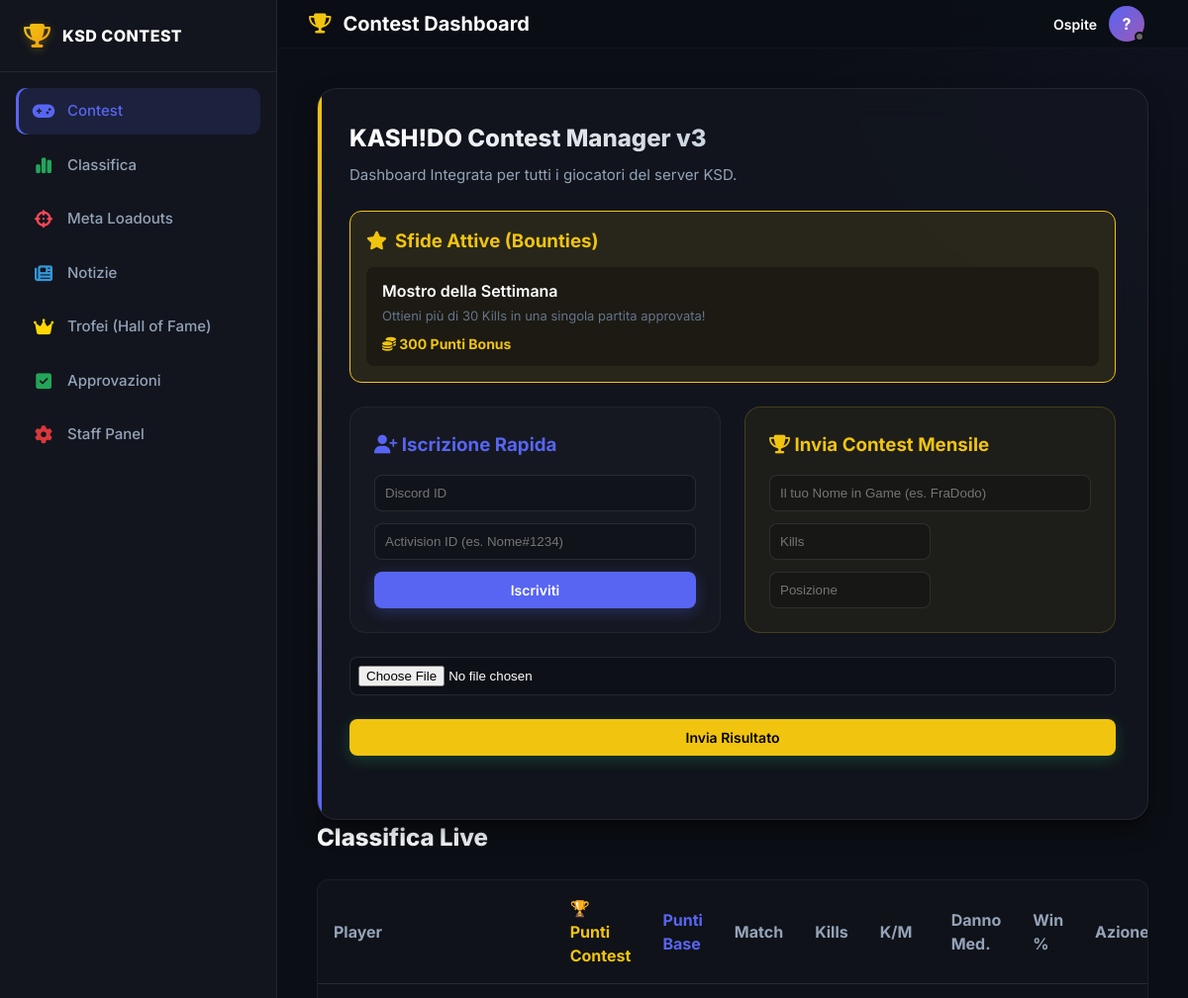
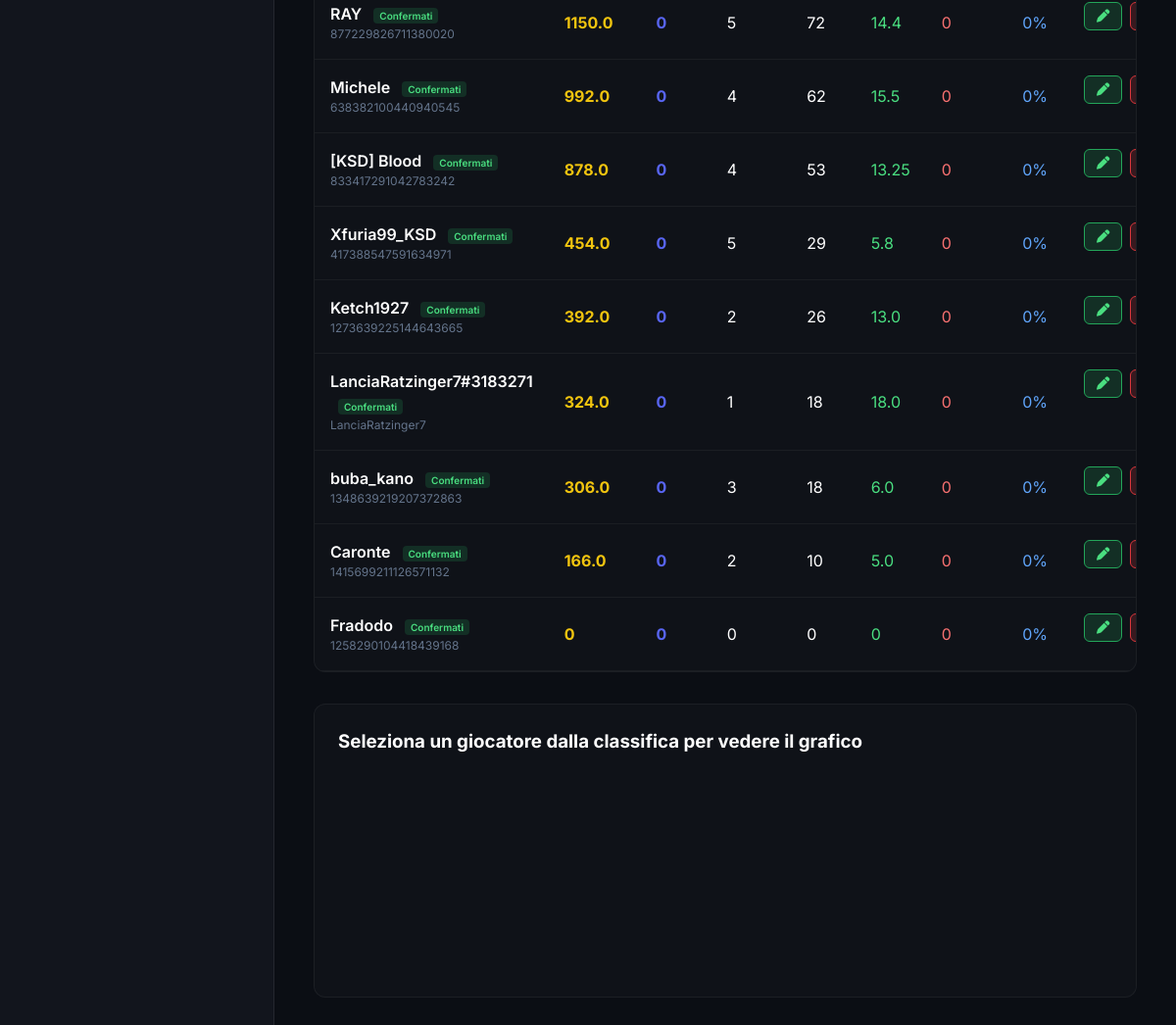
The page / on the database its author committed (2 pictures, top to bottom).
### tables this page shows
CREATE TABLE bounties (
            id INTEGER PRIMARY KEY AUTOINCREMENT,
            title TEXT,
            description TEXT,
            reward_points INTEGER,
            active INTEGER DEFAULT 1
        );

CREATE TABLE players (
            discord_id TEXT PRIMARY KEY,
            activision_id TEXT NOT NULL,
            points INTEGER DEFAULT 0,
            matches_played INTEGER DEFAULT 0,
            total_kills INTEGER DEFAULT 0,
            total_damage INTEGER DEFAULT 0,
            wins INTEGER DEFAULT 0
        , contest_points REAL DEFAULT 0);

### web/app.py (the view)
@app.get("/", response_class=HTMLResponse)
async def read_root(request: Request, error: str = None, success: str = None):
    players = database.get_all_players()
    for p in players:
        mp = p.get('matches_played', 0)
        p['kd_ratio'] = round(p.get('total_kills', 0) / mp, 2) if mp > 0 else 0
        p['avg_damage'] = round(p.get('total_damage', 0) / mp) if mp > 0 else 0
        p['win_rate'] = f"{round((p.get('wins', 0) / mp) * 100)}%" if mp > 0 else "0%"
    bounties = database.get_active_bounties()
    return templates.TemplateResponse(request=request, name="index.html", context={"players": players, "bounties": bounties, "error": error, "success": success})

### web/templates/index.html (shortened to what this page needs)
<!DOCTYPE html>
<html lang="it">
<head>
  <link rel="stylesheet" href="https://cdnjs.cloudflare.com/ajax/libs/font-awesome/6.4.0/css/all.min.css">
  <link rel="stylesheet" href="/static/style.css">
</head>
<body>
  <div id="app">
    <nav class="sidebar">
      <div class="sidebar-header">
        <i class="fa-solid fa-trophy brand-icon"></i>
        <span class="brand-text">KSD CONTEST</span>
      </div>
      <div class="sidebar-menu">
        <a href="#sec-contest" class="menu-item active">
          <i class="fa-solid fa-gamepad menu-icon"></i>
          <span>Contest</span>
        </a>
        <a href="#sec-classifica" class="menu-item" id="navClassifica">
          <i class="fa-solid fa-chart-simple menu-icon" style="color: var(--accent-green)"></i>
          <span>Classifica</span>
        </a>
        <a href="/loadouts" class="menu-item">
          <i class="fa-solid fa-crosshairs menu-icon" style="color: #ff4757"></i>
          <span>Meta Loadouts</span>
        </a>
        <a href="/news" class="menu-item">
          <i class="fa-solid fa-newspaper menu-icon" style="color: #3498db"></i>
          <span>Notizie</span>
        </a>
        <a href="/trofei" class="menu-item">
          <i class="fa-solid fa-crown menu-icon" style="color: #ffd700"></i>
          <span>Trofei (Hall of Fame)</span>
        </a>
        <a href="/admin" class="menu-item">
          <i class="fa-solid fa-square-check menu-icon" style="color: var(--accent-green)"></i>
          <span>Approvazioni</span>
        </a>
        <a href="/admin" class="menu-item">
          <i class="fa-solid fa-gear menu-icon" style="color: var(--accent-red)"></i>
          <span>Staff Panel</span>
        </a>
      </div>
    </nav>
    <main class="main-content">
      <header class="top-bar">
        <div class="page-title">
          <i class="fa-solid fa-trophy"></i>
          <span>Contest Dashboard</span>
        </div>
        <div class="user-profile">
          <span id="userNameDisplay" style="font-weight: 600; font-size: 14px;">Ospite</span>
          <div class="avatar" id="userAvatar">
            ?
            <div class="status-indicator" style="background-color: #666"></div>
          </div>
        </div>
      </header>
      <div class="content-wrapper">
        <div class="contest-card">
          <div class="card-header" id="sec-contest">
            <h1 class="card-title">KASH!DO Contest Manager v3</h1>
            <p class="card-subtitle">Dashboard Integrata per tutti i giocatori del server KSD.</p>
          </div>
          {% if bounties %}
          <div style="background: rgba(241, 196, 15, 0.1); border: 1px solid var(--accent-gold); padding: 16px; border-radius: 12px; margin-bottom: 24px;">
            <h3 style="color: var(--accent-gold); margin-bottom: 12px; display: flex; align-items: center; gap: 8px;">
              <i class="fa-solid fa-star"></i> Sfide Attive (Bounties)
            </h3>
            <div style="display: flex; gap: 16px; flex-wrap: wrap;">
              {% for b in bounties %}
              <div style="background: rgba(0,0,0,0.3); padding: 12px 16px; border-radius: 8px; flex: 1; min-width: 250px;">
                <div style="font-weight: 600; color: white; margin-bottom: 4px;">{{ b.title }}</div>
                <div style="font-size: 13px; color: var(--text-muted); margin-bottom: 8px;">{{ b.description }}</div>
                <div style="color: var(--accent-gold); font-weight: bold; font-size: 14px;"><i class="fa-solid fa-coins"></i> {{ b.reward_points }} Punti Bonus</div>
              </div>
              {% endfor %}
            </div>
          </div>
          {% endif %}
          <div style="display: flex; gap: 24px; flex-wrap: wrap; margin-bottom: 32px;">
            <div style="flex: 1; min-width: 300px; background: rgba(255,255,255,0.02); padding: 24px; border-radius: 16px; border: 1px solid rgba(255,255,255,0.05);">
              <h3 style="color: var(--accent-blue); margin-bottom: 16px;"><i class="fa-solid fa-user-plus"></i> Iscrizione Rapida</h3>
              <form action="/register" method="POST" style="display: flex; flex-direction: column; gap: 12px;">
                <input type="text" name="discord_id" required placeholder="Discord ID" style="background: rgba(0,0,0,0.2); border: 1px solid rgba(255,255,255,0.1); padding: 10px; border-radius: 8px; color: white; width: 100%;">
                <input type="text" name="activision_id" required placeholder="Activision ID (es. Nome#1234)" style="background: rgba(0,0,0,0.2); border: 1px solid rgba(255,255,255,0.1); padding: 10px; border-radius: 8px; color: white; width: 100%;">
                <button type="submit" class="btn btn-secondary" style="width: 100%; justify-content: center;">Iscriviti</button>
              </form>
            </div>
            <div style="flex: 1; min-width: 300px; background: rgba(241, 196, 15, 0.05); padding: 24px; border-radius: 16px; border: 1px solid rgba(241, 196, 15, 0.2);" id="sec-invia">
              <h3 style="color: var(--accent-gold); margin-bottom: 16px;"><i class="fa-solid fa-trophy"></i> Invia Contest Mensile</h3>
              <form action="/upload_contest" method="POST" enctype="multipart/form-data" style="display: flex; flex-direction: column; gap: 12px;">
                <input list="registered_players" id="player_name_input" name="player_name" required placeholder="Il tuo Nome in Game (es. FraDodo)" style="background: rgba(0,0,0,0.2); border: 1px solid rgba(255,255,255,0.1); padding: 10px; border-radius: 8px; color: white; width: 100%;">
                  <input type="number" name="kills" required placeholder="Kills" style="background: rgba(0,0,0,0.2); border: 1px solid rgba(255,255,255,0.1); padding: 10px; border-radius: 8px; color: white; width: 50%;">
                  <input type="number" name="posizione" required placeholder="Posizione" style="background: rgba(0,0,0,0.2); border: 1px solid rgba(255,255,255,0.1); padding: 10px; border-radius: 8px; color: white; width: 50%;">
                </div>
                <input type="file" name="screenshot" accept="image/*" required style="background: rgba(0,0,0,0.2); border: 1px solid rgba(255,255,255,0.1); padding: 8px; border-radius: 8px; color: white; width: 100%;">
                <button type="submit" class="btn btn-primary" style="width: 100%; justify-content: center; background-color: var(--accent-gold); color: black;">Invia Risultato</button>
            </div>
          </div>
          <div class="card-header" id="sec-classifica">
            <h1 class="card-title">Classifica Live</h1>
          </div>
          <div style="overflow-x: auto; margin-bottom: 32px; background: rgba(255,255,255,0.02); border-radius: 12px; border: 1px solid rgba(255,255,255,0.05);">
            <table style="width: 100%; border-collapse: collapse; text-align: left;">
              <thead>
                <tr style="border-bottom: 1px solid rgba(255,255,255,0.1);">
                  <th style="padding: 16px; color: var(--text-secondary);">Player</th>
                  <th style="padding: 16px; color: var(--accent-gold);">🏆 Punti Contest</th>
                  <th style="padding: 16px; color: var(--accent-blue);">Punti Base</th>
                  <th style="padding: 16px; color: var(--text-secondary);">Match</th>
                  <th style="padding: 16px; color: var(--text-secondary);">Kills</th>
                  <th style="padding: 16px; color: var(--text-secondary);">K/M</th>
                  <th style="padding: 16px; color: var(--text-secondary);">Danno Med.</th>
                  <th style="padding: 16px; color: var(--text-secondary);">Win %</th>
                  <th style="padding: 16px; color: var(--text-secondary);">Azione</th>
                </tr>
              </thead>
              <tbody>
                {% for p in players %}
                <tr style="border-bottom: 1px solid rgba(255,255,255,0.05); transition: 0.2s; cursor: pointer;" onclick="loadPlayerChart('{{ p.discord_id }}', '{{ p.activision_id }}')">
                  <td style="padding: 16px;">
                    <div style="font-weight: 600; color: white;">
                      {{ p.activision_id }}
                      {% if p.has_pending %}
                        <span style="font-size: 10px; background: rgba(241, 196, 15, 0.2); color: var(--accent-gold); padding: 2px 6px; border-radius: 4px; margin-left: 8px;">Da confermare</span>
                      {% else %}
                        <span style="font-size: 10px; background: rgba(35, 165, 89, 0.2); color: #4ade80; padding: 2px 6px; border-radius: 4px; margin-left: 8px;">Confermati</span>
                      {% endif %}
                    </div>
                    <div style="font-size: 12px; color: var(--text-muted);">{{ p.discord_id }}</div>
                  </td>
                  <td style="padding: 16px; font-weight: bold; color: var(--accent-gold);">{{ p.contest_points or 0 }}</td>
                  <td style="padding: 16px; font-weight: bold; color: var(--accent-blue);">{{ p.points }}</td>
                  <td style="padding: 16px;">{{ p.matches_played }}</td>
                  <td style="padding: 16px;">{{ p.total_kills }}</td>
                  <td style="padding: 16px; color: #4ade80;">{{ p.kd_ratio }}</td>
                  <td style="padding: 16px; color: #f87171;">{{ p.avg_damage }}</td>
                  <td style="padding: 16px; color: #60a5fa;">{{ p.win_rate }}</td>
                  <td style="padding: 16px; display: flex; gap: 8px; justify-content: flex-start;" onclick="event.stopPropagation()">
                    <button onclick="promptEditPlayer('{{ p.discord_id }}', '{{ p.activision_id }}')" style="background: rgba(35, 165, 89, 0.2); border: 1px solid var(--accent-green); color: #4ade80; padding: 6px 12px; border-radius: 6px; cursor: pointer; transition: 0.2s;">
                      <i class="fa-solid fa-pen"></i>
                    </button>
                    <button onclick="promptDeletePlayer('{{ p.discord_id }}', '{{ p.activision_id }}')" style="background: rgba(218, 55, 60, 0.2); border: 1px solid var(--accent-red); color: #FA777C; padding: 6px 12px; border-radius: 6px; cursor: pointer; transition: 0.2s;">
                    </button>
                  </td>
                </tr>
                {% else %}
                <tr>
                  <td colspan="5" style="padding: 24px; text-align: center; color: var(--text-muted);">Nessun giocatore registrato.</td>
                </tr>
                {% endfor %}
              </tbody>
            </table>
          </div>
      <div class="chart-container" id="sec-stats" style="margin-top: 32px; padding: 24px; background: rgba(255,255,255,0.02); border-radius: 12px; border: 1px solid rgba(255,255,255,0.05);">
        <h3 style="color: white; margin-bottom: 16px;" id="chartTitle">Seleziona un giocatore dalla classifica per vedere il grafico</h3>
      </div>
    </div>
  </div>
</body>
</html>

### rows shown on the page
bounties: title "Mostro della Settimana", description "Ottieni più di 30 Kills in una singola partita approvata!", reward_points "300"
players: activision_id "RAY", discord_id "877229826711380020", contest_points "1150.0", points "0", matches_played "5", total_kills "72", kd_ratio "14.4", avg_damage "0", win_rate "0%"
players: activision_id "Michele", discord_id "638382100440940545", contest_points "992.0", points "0", matches_played "4", total_kills "62", kd_ratio "15.5", avg_damage "0", win_rate "0%"
players: activision_id "[KSD] Blood", discord_id "833417291042783242", contest_points "878.0", points "0", matches_played "4", total_kills "53", kd_ratio "13.25", avg_damage "0", win_rate "0%"
players: activision_id "Xfuria99_KSD", discord_id "417388547591634971", contest_points "454.0", points "0", matches_played "5", total_kills "29", kd_ratio "5.8", avg_damage "0", win_rate "0%"
players: activision_id "Ketch1927", discord_id "1273639225144643665", contest_points "392.0", points "0", matches_played "2", total_kills "26", kd_ratio "13.0", avg_damage "0", win_rate "0%"
players: activision_id "LanciaRatzinger7#3183271", discord_id "LanciaRatzinger7", contest_points "324.0", points "0", matches_played "1", total_kills "18", kd_ratio "18.0", avg_damage "0", win_rate "0%"
players: activision_id "buba_kano", discord_id "1348639219207372863", contest_points "306.0", points "0", matches_played "3", total_kills "18", kd_ratio "6.0", avg_damage "0", win_rate "0%"
players: activision_id "Caronte", discord_id "1415699211126571132", contest_points "166.0", points "0", matches_played "2", total_kills "10", kd_ratio "5.0", avg_damage "0", win_rate "0%"
players: activision_id "Fradodo", discord_id "1258290104418439168", contest_points "0", points "0", matches_played "0", total_kills "0", kd_ratio "0", avg_damage "0", win_rate "0%"
